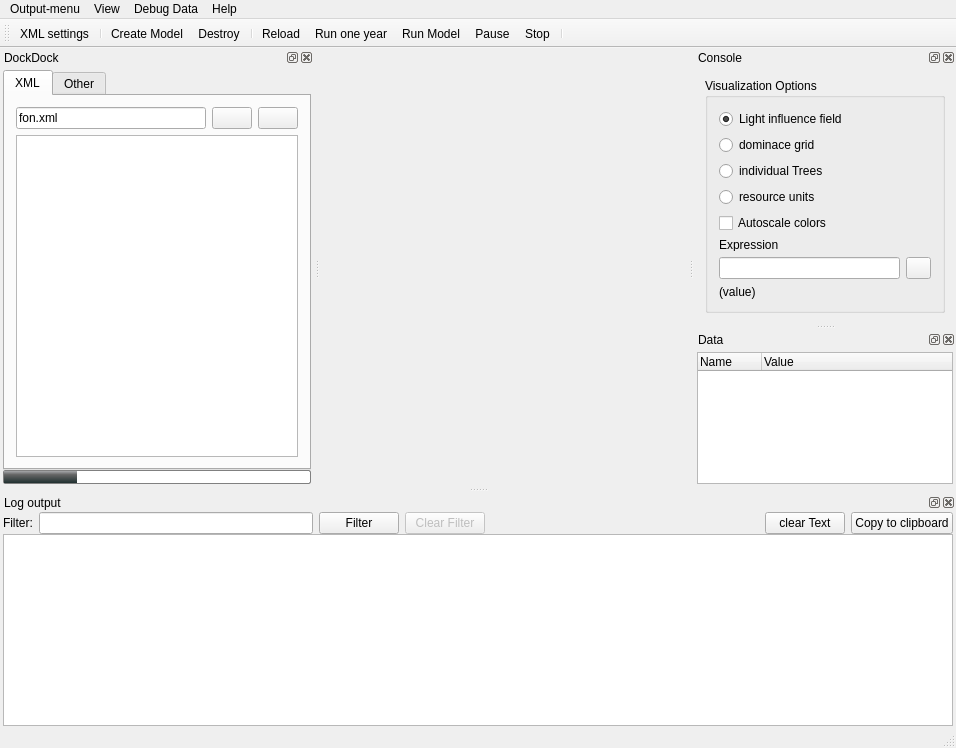
<?xml version="1.0" encoding="UTF-8"?>
<ui version="4.0">
 <class>MainWindowClass</class>
 <widget class="QMainWindow" name="MainWindowClass">
  <property name="geometry">
   <rect>
    <x>0</x>
    <y>0</y>
    <width>956</width>
    <height>748</height>
   </rect>
  </property>
  <property name="windowTitle">
   <string>iLand Viewer</string>
  </property>
  <property name="windowIcon">
   <iconset resource="res/iland.qrc">
    <normaloff>:/icon4.png</normaloff>:/icon4.png</iconset>
  </property>
  <widget class="QWidget" name="centralWidget">
   <layout class="QHBoxLayout" name="horizontalLayout_2">
    <property name="spacing">
     <number>0</number>
    </property>
    <property name="margin">
     <number>0</number>
    </property>
    <item>
     <widget class="PaintArea" name="PaintWidget" native="true">
      <property name="sizePolicy">
       <sizepolicy hsizetype="Expanding" vsizetype="Expanding">
        <horstretch>2</horstretch>
        <verstretch>0</verstretch>
       </sizepolicy>
      </property>
      <property name="cursor">
       <cursorShape>CrossCursor</cursorShape>
      </property>
      <property name="autoFillBackground">
       <bool>true</bool>
      </property>
     </widget>
    </item>
   </layout>
  </widget>
  <widget class="QMenuBar" name="menuBar">
   <property name="geometry">
    <rect>
     <x>0</x>
     <y>0</y>
     <width>956</width>
     <height>20</height>
    </rect>
   </property>
   <widget class="QMenu" name="menuOutput_menu">
    <property name="title">
     <string>Output-menu</string>
    </property>
    <addaction name="actionTreelist"/>
    <addaction name="actionFON_grid"/>
    <addaction name="actionOutput_table_description"/>
    <addaction name="actionTimers"/>
   </widget>
   <widget class="QMenu" name="menuView">
    <property name="title">
     <string>View</string>
    </property>
    <addaction name="actionShow_Debug_Messages"/>
   </widget>
   <widget class="QMenu" name="menuDebug_Data">
    <property name="title">
     <string>Debug Data</string>
    </property>
    <addaction name="actionSelect_Data_Types"/>
    <addaction name="actionTree_NPP"/>
    <addaction name="actionTree_Partition"/>
    <addaction name="actionTree_Growth"/>
    <addaction name="actionWater_Output"/>
    <addaction name="actionDynamic_Output"/>
    <addaction name="actionDaily_responses_Output"/>
   </widget>
   <widget class="QMenu" name="menuHelp">
    <property name="title">
     <string>Help</string>
    </property>
    <addaction name="actionOnline_ressources"/>
    <addaction name="actionAbout"/>
   </widget>
   <addaction name="menuOutput_menu"/>
   <addaction name="menuView"/>
   <addaction name="menuDebug_Data"/>
   <addaction name="menuHelp"/>
  </widget>
  <widget class="QToolBar" name="mainToolBar">
   <property name="iconSize">
    <size>
     <width>32</width>
     <height>32</height>
    </size>
   </property>
   <property name="toolButtonStyle">
    <enum>Qt::ToolButtonTextUnderIcon</enum>
   </property>
   <attribute name="toolBarArea">
    <enum>TopToolBarArea</enum>
   </attribute>
   <attribute name="toolBarBreak">
    <bool>false</bool>
   </attribute>
   <addaction name="actionEdit_XML_settings"/>
   <addaction name="separator"/>
   <addaction name="actionModelCreate"/>
   <addaction name="actionModelDestroy"/>
   <addaction name="separator"/>
   <addaction name="actionReload"/>
   <addaction name="actionRun_one_year"/>
   <addaction name="actionModelRun"/>
   <addaction name="actionPause"/>
   <addaction name="actionStop"/>
   <addaction name="separator"/>
  </widget>
  <widget class="QStatusBar" name="statusBar"/>
  <widget class="QDockWidget" name="dockEditor">
   <property name="windowTitle">
    <string>DockDock</string>
   </property>
   <attribute name="dockWidgetArea">
    <number>1</number>
   </attribute>
   <widget class="QWidget" name="dockWidgetContents_3">
    <layout class="QVBoxLayout" name="verticalLayout_5">
     <property name="spacing">
      <number>0</number>
     </property>
     <property name="margin">
      <number>3</number>
     </property>
     <item>
      <widget class="QTabWidget" name="editStack">
       <property name="sizePolicy">
        <sizepolicy hsizetype="Preferred" vsizetype="Preferred">
         <horstretch>0</horstretch>
         <verstretch>0</verstretch>
        </sizepolicy>
       </property>
       <property name="minimumSize">
        <size>
         <width>0</width>
         <height>0</height>
        </size>
       </property>
       <property name="currentIndex">
        <number>0</number>
       </property>
       <widget class="QWidget" name="editStackPage1">
        <attribute name="title">
         <string>XML</string>
        </attribute>
        <layout class="QVBoxLayout" name="verticalLayout">
         <item>
          <layout class="QHBoxLayout" name="horizontalLayout">
           <item>
            <widget class="QLineEdit" name="initFileName">
             <property name="text">
              <string>fon.xml</string>
             </property>
            </widget>
           </item>
           <item>
            <widget class="QPushButton" name="openFile">
             <property name="toolTip">
              <string>Select a project file </string>
             </property>
             <property name="text">
              <string/>
             </property>
             <property name="icon">
              <iconset resource="res/iland.qrc">
               <normaloff>:/document-open.png</normaloff>:/document-open.png</iconset>
             </property>
             <property name="iconSize">
              <size>
               <width>16</width>
               <height>16</height>
              </size>
             </property>
            </widget>
           </item>
           <item>
            <widget class="QPushButton" name="saveFile">
             <property name="toolTip">
              <string>Save the current project file</string>
             </property>
             <property name="text">
              <string/>
             </property>
             <property name="icon">
              <iconset resource="res/iland.qrc">
               <normaloff>:/document-save.png</normaloff>:/document-save.png</iconset>
             </property>
             <property name="iconSize">
              <size>
               <width>16</width>
               <height>16</height>
              </size>
             </property>
            </widget>
           </item>
          </layout>
         </item>
         <item>
          <widget class="QTextEdit" name="iniEdit">
           <property name="enabled">
            <bool>true</bool>
           </property>
           <property name="sizePolicy">
            <sizepolicy hsizetype="Expanding" vsizetype="Expanding">
             <horstretch>0</horstretch>
             <verstretch>1</verstretch>
            </sizepolicy>
           </property>
           <property name="maximumSize">
            <size>
             <width>1000</width>
             <height>16777215</height>
            </size>
           </property>
          </widget>
         </item>
        </layout>
       </widget>
       <widget class="QWidget" name="editStackPage2">
        <attribute name="title">
         <string>Other</string>
        </attribute>
        <layout class="QVBoxLayout" name="verticalLayout_2">
         <item>
          <widget class="QTabWidget" name="tabWidget">
           <property name="sizePolicy">
            <sizepolicy hsizetype="Expanding" vsizetype="Expanding">
             <horstretch>0</horstretch>
             <verstretch>2</verstretch>
            </sizepolicy>
           </property>
           <property name="currentIndex">
            <number>0</number>
           </property>
           <widget class="QWidget" name="tab_2">
            <attribute name="title">
             <string>Stamping</string>
            </attribute>
            <widget class="QPushButton" name="stampTrees">
             <property name="geometry">
              <rect>
               <x>90</x>
               <y>10</y>
               <width>91</width>
               <height>23</height>
              </rect>
             </property>
             <property name="minimumSize">
              <size>
               <width>0</width>
               <height>0</height>
              </size>
             </property>
             <property name="text">
              <string>stamp trees</string>
             </property>
            </widget>
            <widget class="QPushButton" name="fonRun">
             <property name="geometry">
              <rect>
               <x>10</x>
               <y>10</y>
               <width>75</width>
               <height>23</height>
              </rect>
             </property>
             <property name="text">
              <string>Setup FON</string>
             </property>
            </widget>
            <widget class="QGroupBox" name="gEditTree_2">
             <property name="geometry">
              <rect>
               <x>10</x>
               <y>40</y>
               <width>268</width>
               <height>121</height>
              </rect>
             </property>
             <property name="title">
              <string>Edit tree</string>
             </property>
             <layout class="QGridLayout" name="gridLayout_2">
              <item row="0" column="0" rowspan="2">
               <widget class="QDoubleSpinBox" name="treeDbh">
                <property name="toolTip">
                 <string>diameter (cm)</string>
                </property>
                <property name="maximum">
                 <double>299.990000000000009</double>
                </property>
               </widget>
              </item>
              <item row="0" column="1" rowspan="2">
               <widget class="QDoubleSpinBox" name="treeHeight">
                <property name="toolTip">
                 <string>Height [m]</string>
                </property>
               </widget>
              </item>
              <item row="0" column="2">
               <widget class="QPushButton" name="treeChange">
                <property name="text">
                 <string>Change</string>
                </property>
               </widget>
              </item>
              <item row="1" column="2" rowspan="2">
               <widget class="QPushButton" name="pbSetAsDebug">
                <property name="text">
                 <string>debug tree</string>
                </property>
               </widget>
              </item>
              <item row="2" column="0">
               <widget class="QDoubleSpinBox" name="treePosX"/>
              </item>
              <item row="2" column="1">
               <widget class="QDoubleSpinBox" name="treePosY"/>
              </item>
              <item row="3" column="0" colspan="2">
               <widget class="QLabel" name="treeImpact">
                <property name="text">
                 <string>(value)</string>
                </property>
               </widget>
              </item>
             </layout>
            </widget>
            <widget class="QPushButton" name="pbResults">
             <property name="geometry">
              <rect>
               <x>180</x>
               <y>10</y>
               <width>71</width>
               <height>23</height>
              </rect>
             </property>
             <property name="toolTip">
              <string>copies tree results in clipboard.</string>
             </property>
             <property name="text">
              <string>Results</string>
             </property>
            </widget>
           </widget>
           <widget class="QWidget" name="Seite">
            <attribute name="title">
             <string>Experssions</string>
            </attribute>
            <layout class="QGridLayout" name="gridLayout">
             <item row="0" column="0">
              <widget class="QLabel" name="label_2">
               <property name="text">
                <string>Filter expression</string>
               </property>
              </widget>
             </item>
             <item row="1" column="0">
              <widget class="QLineEdit" name="expressionFilter"/>
             </item>
             <item row="2" column="0">
              <widget class="QLabel" name="label_3">
               <property name="text">
                <string>Aggregate Expression</string>
               </property>
              </widget>
             </item>
             <item row="3" column="0">
              <widget class="QLineEdit" name="expressionText"/>
             </item>
             <item row="4" column="0">
              <widget class="QLabel" name="label">
               <property name="text">
                <string>Expression history</string>
               </property>
              </widget>
             </item>
             <item row="5" column="0" colspan="2">
              <widget class="QListWidget" name="expressionHistory"/>
             </item>
             <item row="3" column="1">
              <widget class="QPushButton" name="pbCalculateExpression">
               <property name="text">
                <string>calculate</string>
               </property>
              </widget>
             </item>
            </layout>
           </widget>
           <widget class="QWidget" name="pageScript">
            <attribute name="title">
             <string>Scripting</string>
            </attribute>
            <layout class="QGridLayout" name="gridLayout_4">
             <item row="0" column="0">
              <widget class="QPushButton" name="reloadJavaScript">
               <property name="text">
                <string>reload script</string>
               </property>
              </widget>
             </item>
             <item row="0" column="1">
              <widget class="QPushButton" name="pushButton">
               <property name="text">
                <string>Clear Output</string>
               </property>
              </widget>
             </item>
             <item row="1" column="0">
              <widget class="QLabel" name="label_5">
               <property name="text">
                <string>Enter command:</string>
               </property>
              </widget>
             </item>
             <item row="2" column="0" colspan="2">
              <widget class="QLineEdit" name="scriptCommand"/>
             </item>
             <item row="3" column="0">
              <widget class="QLabel" name="label_6">
               <property name="text">
                <string>Script Output</string>
               </property>
              </widget>
             </item>
             <item row="4" column="0" colspan="2">
              <widget class="QTextEdit" name="scriptResult"/>
             </item>
            </layout>
           </widget>
          </widget>
         </item>
        </layout>
       </widget>
      </widget>
     </item>
     <item>
      <widget class="QProgressBar" name="modelRunProgress">
       <property name="minimumSize">
        <size>
         <width>80</width>
         <height>0</height>
        </size>
       </property>
       <property name="styleSheet">
        <string notr="true">QProgressBar {    border: 1px solid grey;
    border-radius: 2px;
    max-height: 12px; 
   text-align: right;
}
QProgressBar::chunk {
    background-color: qlineargradient(x1: 0, y1: 0, x2: 0, y2: 1,  stop: 0 #a6a7aa, stop: 0.3 #666666 stop: 1 #203030);
    width: 1px;
 }</string>
       </property>
       <property name="value">
        <number>24</number>
       </property>
       <property name="textVisible">
        <bool>false</bool>
       </property>
      </widget>
     </item>
    </layout>
   </widget>
  </widget>
  <widget class="QDockWidget" name="dockLogviewer">
   <property name="sizePolicy">
    <sizepolicy hsizetype="Expanding" vsizetype="Expanding">
     <horstretch>0</horstretch>
     <verstretch>0</verstretch>
    </sizepolicy>
   </property>
   <property name="windowTitle">
    <string>Log output</string>
   </property>
   <attribute name="dockWidgetArea">
    <number>8</number>
   </attribute>
   <widget class="QWidget" name="dockWidgetContents">
    <layout class="QVBoxLayout" name="verticalLayout_3">
     <property name="spacing">
      <number>0</number>
     </property>
     <property name="leftMargin">
      <number>3</number>
     </property>
     <property name="topMargin">
      <number>0</number>
     </property>
     <property name="rightMargin">
      <number>3</number>
     </property>
     <property name="bottomMargin">
      <number>0</number>
     </property>
     <item>
      <layout class="QHBoxLayout" name="horizontalLayout_3">
       <item>
        <widget class="QLabel" name="label_7">
         <property name="text">
          <string>Filter:</string>
         </property>
        </widget>
       </item>
       <item>
        <widget class="QLineEdit" name="logFilterExpression"/>
       </item>
       <item>
        <widget class="QPushButton" name="pbFilterExecute">
         <property name="text">
          <string>Filter</string>
         </property>
        </widget>
       </item>
       <item>
        <widget class="QPushButton" name="pbLogFilterClear">
         <property name="enabled">
          <bool>false</bool>
         </property>
         <property name="text">
          <string>Clear Filter</string>
         </property>
        </widget>
       </item>
       <item>
        <spacer name="horizontalSpacer">
         <property name="orientation">
          <enum>Qt::Horizontal</enum>
         </property>
         <property name="sizeHint" stdset="0">
          <size>
           <width>40</width>
           <height>20</height>
          </size>
         </property>
        </spacer>
       </item>
       <item>
        <widget class="QPushButton" name="pbLogClearText">
         <property name="text">
          <string>clear Text</string>
         </property>
        </widget>
       </item>
       <item>
        <widget class="QPushButton" name="pbLogToClipboard">
         <property name="text">
          <string>Copy to clipboard</string>
         </property>
        </widget>
       </item>
      </layout>
     </item>
     <item>
      <widget class="QPlainTextEdit" name="logOutput">
       <property name="minimumSize">
        <size>
         <width>0</width>
         <height>50</height>
        </size>
       </property>
       <property name="maximumSize">
        <size>
         <width>16777215</width>
         <height>200</height>
        </size>
       </property>
       <property name="readOnly">
        <bool>true</bool>
       </property>
      </widget>
     </item>
    </layout>
   </widget>
  </widget>
  <widget class="QDockWidget" name="dockWidget">
   <property name="windowTitle">
    <string>Console</string>
   </property>
   <attribute name="dockWidgetArea">
    <number>2</number>
   </attribute>
   <widget class="QWidget" name="dockWidgetContents_2">
    <layout class="QVBoxLayout" name="verticalLayout_4">
     <item>
      <widget class="QGroupBox" name="groupBox">
       <property name="title">
        <string>Visualization Options</string>
       </property>
       <layout class="QGridLayout" name="gridLayout_3">
        <item row="0" column="0" colspan="3">
         <widget class="QRadioButton" name="visFon">
          <property name="text">
           <string>Light influence field</string>
          </property>
          <property name="checked">
           <bool>true</bool>
          </property>
         </widget>
        </item>
        <item row="2" column="0" colspan="2">
         <widget class="QRadioButton" name="visImpact">
          <property name="text">
           <string>individual Trees</string>
          </property>
         </widget>
        </item>
        <item row="4" column="0" colspan="3">
         <widget class="QCheckBox" name="visAutoScale">
          <property name="text">
           <string>Autoscale colors</string>
          </property>
         </widget>
        </item>
        <item row="5" column="0">
         <widget class="QLabel" name="label_4">
          <property name="maximumSize">
           <size>
            <width>16777215</width>
            <height>12</height>
           </size>
          </property>
          <property name="text">
           <string>Expression</string>
          </property>
         </widget>
        </item>
        <item row="6" column="0" colspan="2">
         <widget class="QLineEdit" name="lTreeExpr"/>
        </item>
        <item row="6" column="2">
         <widget class="QPushButton" name="pbExecExpression">
          <property name="maximumSize">
           <size>
            <width>25</width>
            <height>16777215</height>
           </size>
          </property>
          <property name="toolTip">
           <string>Execute expression for each tree and draw trees accordingly.</string>
          </property>
          <property name="icon">
           <iconset resource="res/iland.qrc">
            <normaloff>:/Play.png</normaloff>:/Play.png</iconset>
          </property>
          <property name="iconSize">
           <size>
            <width>16</width>
            <height>16</height>
           </size>
          </property>
         </widget>
        </item>
        <item row="7" column="0" colspan="3">
         <widget class="QLabel" name="fonValue">
          <property name="text">
           <string>(value)</string>
          </property>
         </widget>
        </item>
        <item row="1" column="0">
         <widget class="QRadioButton" name="visDomGrid">
          <property name="text">
           <string>dominace grid</string>
          </property>
         </widget>
        </item>
        <item row="3" column="0" colspan="2">
         <widget class="QRadioButton" name="visResourceUnits">
          <property name="text">
           <string>resource units</string>
          </property>
         </widget>
        </item>
       </layout>
      </widget>
     </item>
    </layout>
   </widget>
  </widget>
  <widget class="QDockWidget" name="dockModelDrill">
   <property name="floating">
    <bool>false</bool>
   </property>
   <property name="windowTitle">
    <string>Data</string>
   </property>
   <attribute name="dockWidgetArea">
    <number>2</number>
   </attribute>
   <widget class="QWidget" name="dockWidgetContents_4">
    <layout class="QVBoxLayout" name="verticalLayout_6">
     <property name="margin">
      <number>3</number>
     </property>
     <item>
      <widget class="QTreeWidget" name="dataTree">
       <attribute name="headerDefaultSectionSize">
        <number>64</number>
       </attribute>
       <column>
        <property name="text">
         <string>Name</string>
        </property>
       </column>
       <column>
        <property name="text">
         <string>Value</string>
        </property>
       </column>
      </widget>
     </item>
    </layout>
   </widget>
  </widget>
  <action name="actionEdit_XML_settings">
   <property name="icon">
    <iconset resource="res/iland.qrc">
     <normaloff>:/source_xml.png</normaloff>:/source_xml.png</iconset>
   </property>
   <property name="text">
    <string>XML settings</string>
   </property>
  </action>
  <action name="actionTreelist">
   <property name="text">
    <string>treelist</string>
   </property>
  </action>
  <action name="actionFON_grid">
   <property name="text">
    <string>FON grid</string>
   </property>
  </action>
  <action name="actionModelCreate">
   <property name="icon">
    <iconset resource="res/iland.qrc">
     <normaloff>:/www.png</normaloff>:/www.png</iconset>
   </property>
   <property name="text">
    <string>Create Model</string>
   </property>
  </action>
  <action name="actionModelDestroy">
   <property name="icon">
    <iconset resource="res/iland.qrc">
     <normaloff>:/user-trash.png</normaloff>:/user-trash.png</iconset>
   </property>
   <property name="text">
    <string>Destroy</string>
   </property>
  </action>
  <action name="actionModelRun">
   <property name="icon">
    <iconset resource="res/iland.qrc">
     <normaloff>:/Play All.png</normaloff>:/Play All.png</iconset>
   </property>
   <property name="text">
    <string>Run Model</string>
   </property>
  </action>
  <action name="actionTree_Partition">
   <property name="text">
    <string>Tree Partition</string>
   </property>
  </action>
  <action name="actionTree_Growth">
   <property name="text">
    <string>Tree Growth</string>
   </property>
  </action>
  <action name="actionSelect_Data_Types">
   <property name="text">
    <string>Select Data Types</string>
   </property>
  </action>
  <action name="actionTree_NPP">
   <property name="text">
    <string>Tree NPP</string>
   </property>
  </action>
  <action name="actionRun_one_year">
   <property name="icon">
    <iconset resource="res/iland.qrc">
     <normaloff>:/Play.png</normaloff>:/Play.png</iconset>
   </property>
   <property name="text">
    <string>Run one year</string>
   </property>
  </action>
  <action name="actionReload">
   <property name="icon">
    <iconset resource="res/iland.qrc">
     <normaloff>:/Backup Green Button.png</normaloff>:/Backup Green Button.png</iconset>
   </property>
   <property name="text">
    <string>Reload</string>
   </property>
  </action>
  <action name="actionDynamic_Output">
   <property name="text">
    <string>Dynamic Output</string>
   </property>
  </action>
  <action name="actionShow_Debug_Messages">
   <property name="checkable">
    <bool>true</bool>
   </property>
   <property name="checked">
    <bool>true</bool>
   </property>
   <property name="text">
    <string>Show Debug Messages</string>
   </property>
  </action>
  <action name="actionPause">
   <property name="icon">
    <iconset resource="res/iland.qrc">
     <normaloff>:/Pause.png</normaloff>:/Pause.png</iconset>
   </property>
   <property name="text">
    <string>Pause</string>
   </property>
  </action>
  <action name="actionStop">
   <property name="icon">
    <iconset resource="res/iland.qrc">
     <normaloff>:/process-stop.png</normaloff>:/process-stop.png</iconset>
   </property>
   <property name="text">
    <string>Stop</string>
   </property>
  </action>
  <action name="actionWater_Output">
   <property name="text">
    <string>Water Output</string>
   </property>
  </action>
  <action name="actionOutput_table_description">
   <property name="text">
    <string>Output table description</string>
   </property>
  </action>
  <action name="actionTimers">
   <property name="text">
    <string>Timers</string>
   </property>
  </action>
  <action name="actionOnline_ressources">
   <property name="text">
    <string>Online ressources</string>
   </property>
  </action>
  <action name="actionAbout">
   <property name="text">
    <string>About iLand...</string>
   </property>
  </action>
  <action name="actionDaily_responses_Output">
   <property name="text">
    <string>Daily responses Output</string>
   </property>
  </action>
 </widget>
 <layoutdefault spacing="6" margin="11"/>
 <customwidgets>
  <customwidget>
   <class>PaintArea</class>
   <extends>QWidget</extends>
   <header>paintarea.h</header>
   <container>1</container>
  </customwidget>
 </customwidgets>
 <resources>
  <include location="res/iland.qrc"/>
 </resources>
 <connections>
  <connection>
   <sender>expressionHistory</sender>
   <signal>currentTextChanged(QString)</signal>
   <receiver>expressionText</receiver>
   <slot>setText(QString)</slot>
   <hints>
    <hint type="sourcelabel">
     <x>108</x>
     <y>377</y>
    </hint>
    <hint type="destinationlabel">
     <x>64</x>
     <y>249</y>
    </hint>
   </hints>
  </connection>
  <connection>
   <sender>pushButton</sender>
   <signal>clicked()</signal>
   <receiver>scriptResult</receiver>
   <slot>clear()</slot>
   <hints>
    <hint type="sourcelabel">
     <x>195</x>
     <y>187</y>
    </hint>
    <hint type="destinationlabel">
     <x>108</x>
     <y>358</y>
    </hint>
   </hints>
  </connection>
  <connection>
   <sender>logFilterExpression</sender>
   <signal>returnPressed()</signal>
   <receiver>pbFilterExecute</receiver>
   <slot>click()</slot>
   <hints>
    <hint type="sourcelabel">
     <x>278</x>
     <y>565</y>
    </hint>
    <hint type="destinationlabel">
     <x>365</x>
     <y>570</y>
    </hint>
   </hints>
  </connection>
 </connections>
</ui>
